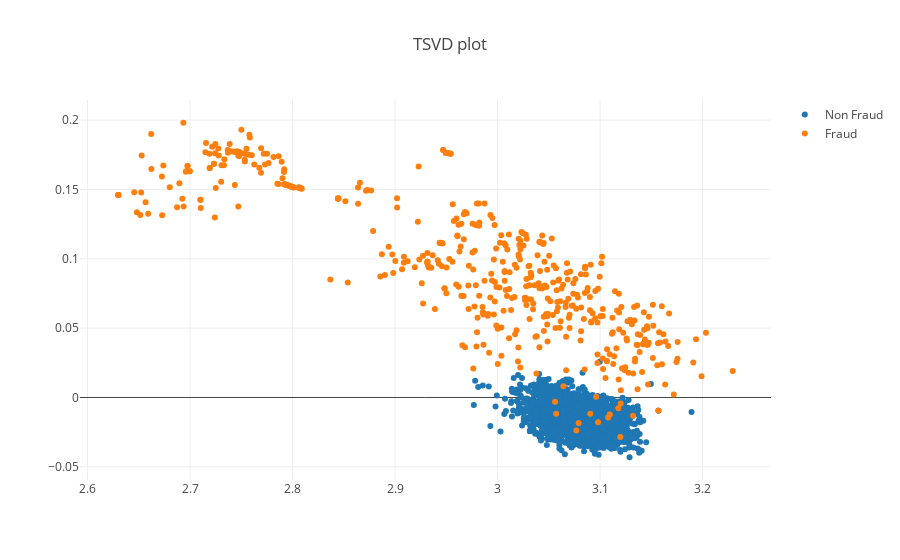

Notebook code cell kept with this figure:
### Markdown cell above
Plot is not that good maybe because PCA is good but it's linear so it can't interpret complex polynomial relations among independent variables.

### Code cell
plot_scatter(sample_encoded_X, sample_encoded_y, mode='TSVD', fname='tsvd2.png')

### Figure 1 — Plotly figure (JSON) as saved in the notebook; plotly's stock layout.template omitted (floating-point values rounded to 4 significant figures; data arrays with more than 128 entries replaced by an {"elided": "..."} marker saying what was removed)
{"data": [{"mode": "markers", "name": "Non Fraud", "showlegend": true, "type": "scatter", "uid": "46f26825-3c42-42b4-b47c-64ce8055d27d", "x": {"elided": "3000 float values"}, "y": {"elided": "3000 float values"}}, {"mode": "markers", "name": "Fraud", "showlegend": true, "type": "scatter", "uid": "bc27a93b-4320-426c-9692-3041746ba7b3", "x": {"elided": "492 float values"}, "y": {"elided": "492 float values"}}], "layout": {"title": {"text": "TSVD plot"}}}
